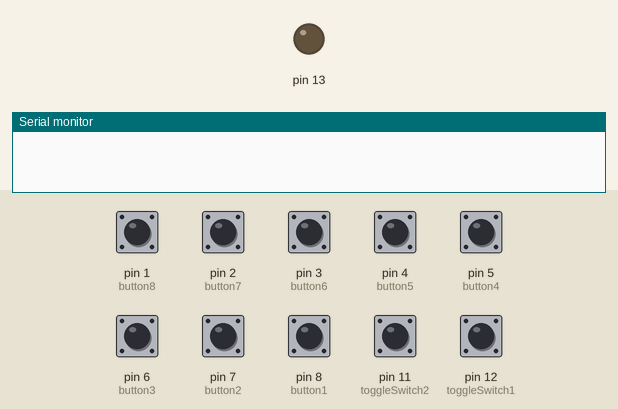
Simulated run of this sketch. Board: Arduino Leonardo, built with avr-gcc and run on an emulated ATmega32U4. On the bench: output pins drawn as LEDs (lit = HIGH), the last lines printed to the serial monitor. The test bench sets the inputs (shaded band); at power-on: pin 1 (button8), pin 2 (button7), pin 3 (button6), pin 4 (button5), pin 5 (button4), pin 6 (button3), pin 7 (button2), pin 8 (button1), pin 11 (toggleSwitch2), pin 12 (toggleSwitch1) HIGH. USB keyboard and mouse output is not drawn.

Above: at 1.2 s.
1.3 s: pin 11 (toggleSwitch2) pulled LOW for 0.15 s
At 2.6 s:
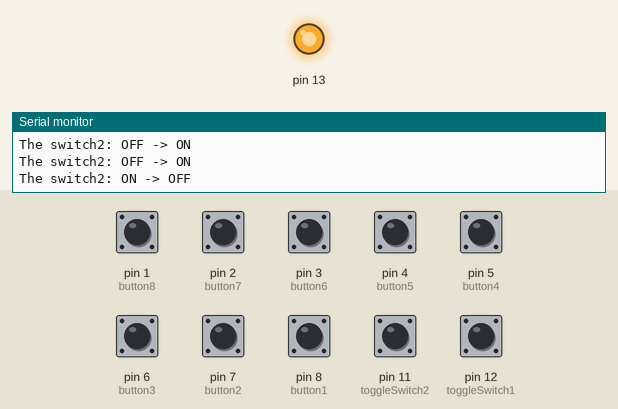
4.3 s: pin 1 (button8) pulled LOW for 0.15 s
Timing chart, 0 to 7.3 s (numbered marks = the images above; inputs shaded):
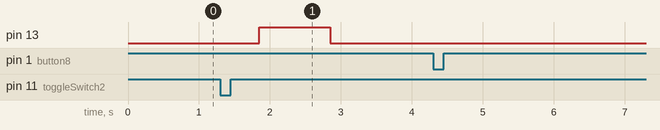

The sketch:

sim_buttonbox.ino
```cpp
#include <ezButton.h>
#include <Joystick.h>

Joystick_ Joystick(JOYSTICK_DEFAULT_REPORT_ID,JOYSTICK_TYPE_GAMEPAD,
  9, 0,                  // Button Count, Hat Switch Count
  false, false, false,   // No X and Y, Z Axis
  false, false, false,   // No Rx, Ry, or Rz
  false, false,          // No rudder or throttle
  false, false, false);  // No accelerator, brake, or steering


// const uint8_t hidReportId = 0x03
const bool testAutoSendMode = true;

/*
* 13 LED
* 12 Zündschloss
* 11 Zündschloss
* 8  Reset
* 7  Button
* 6  Button
* 5  Button
* 4  Button
* 3  Button
* 2  Button
* 1  Start Knopf
*/
// create ezButton objects
ezButton toggleSwitch1(12);
ezButton toggleSwitch2(11);
ezButton button1(8);
ezButton button2(7);
ezButton button3(6);
ezButton button4(5);
ezButton button5(4);
ezButton button6(3);
ezButton button7(2);
ezButton button8(1);

const int DEBOUNCE_DELAY = 50;

void setup() {
  Serial.begin(9600);

  toggleSwitch1.setDebounceTime(DEBOUNCE_DELAY);
  toggleSwitch2.setDebounceTime(DEBOUNCE_DELAY);

  button1.setDebounceTime(DEBOUNCE_DELAY);
  button2.setDebounceTime(DEBOUNCE_DELAY);
  button3.setDebounceTime(DEBOUNCE_DELAY);
  button4.setDebounceTime(DEBOUNCE_DELAY);
  button5.setDebounceTime(DEBOUNCE_DELAY);
  button6.setDebounceTime(DEBOUNCE_DELAY);
  button7.setDebounceTime(DEBOUNCE_DELAY);
  button8.setDebounceTime(DEBOUNCE_DELAY);

  pinMode(13, OUTPUT);

  Joystick.begin(); //Joystick.pressButton(byte button)
}

void loop() {
  //  MUST call the loop() function first

  toggleSwitch1.loop();
  toggleSwitch2.loop();

  button1.loop();
  button2.loop();
  button3.loop();
  button4.loop();
  button5.loop();
  button6.loop();
  button7.loop();
  button8.loop();


  if(button1.isPressed())
    {
    Serial.println("The button 1 is pressed");
    Joystick.pressButton(0);
    }

  if(button1.isReleased())
    {
    Serial.println("The button 1 is released");
    Joystick.releaseButton(0);
    }

  if(button2.isPressed())
    {
    Serial.println("The button 2 is pressed");
    Joystick.pressButton(1);
    }

  if(button2.isReleased())
    {
    Serial.println("The button 2 is released");
    Joystick.releaseButton(1);
    }
  if(button3.isPressed())
    {
    Serial.println("The button 3 is pressed");
    Joystick.pressButton(2);
    }

  if(button3.isReleased())
    {
    Serial.println("The button 3 is released");
    Joystick.releaseButton(2);
    }

  if(button4.isPressed())
    {
    Serial.println("The button 4 is pressed");
    Joystick.pressButton(3);
    }

  if(button4.isReleased())
    {
    Serial.println("The button 4 is released");
    Joystick.releaseButton(3);
    }

  if(button5.isPressed())
    {
    Serial.println("The button 5 is pressed");
    Joystick.pressButton(4);
    }

  if(button5.isReleased())
    {
    Serial.println("The button 5 is released");
    Joystick.releaseButton(4);
    }

  if(button6.isPressed())
    {
    Serial.println("The button 6 is pressed");
    Joystick.pressButton(5);
    }


  if(button6.isReleased())
    {
    Serial.println("The button 6 is released");
    Joystick.releaseButton(5);
    }

  if(button7.isPressed())
    {
    Serial.println("The button 7 is pressed");
    Joystick.pressButton(6);
    }

  if(button7.isReleased())
    {
    Serial.println("The button 7 is released");
    Joystick.releaseButton(6);
    }

  if(button8.isPressed())
    {
    Serial.println("The button 8 is pressed");
    Joystick.releaseButton(7);
    }

  if(button8.isReleased())
    {
    Serial.println("The button 8 is released");
    Joystick.pressButton(7);
    }


  //if (toggleSwitch1.isPressed())
    //Serial.println("The switch1: OFF -> ON");

 // if (toggleSwitch1.isReleased())
    //Serial.println("The switch1: ON -> OFF");

  //int state1 = toggleSwitch1.getState();
  //if (state1 == HIGH)
    //Serial.println("The switch1: OFF");
  //else
    //Serial.println("The switch1: ON");

  if (toggleSwitch2.isPressed())
    {
    Serial.println("The switch2: OFF -> ON");
    Joystick.pressButton(8);
    delay(500);
    Joystick.releaseButton(8);
    }

  if (toggleSwitch2.isReleased())
    {
      Serial.println("The switch2: ON -> OFF");
      Joystick.pressButton(8);
      delay(500);
      Joystick.releaseButton(8);
    }

  int state2 = toggleSwitch2.getState();

  if (state2 == HIGH)
    {
    digitalWrite(13, LOW);
    //Serial.println("The switch2: OFF");
    }
  else
    {
    //Serial.println("The switch2: ON");
    digitalWrite(13, HIGH);
    }
}
```

Measured:
- after the input at 1.3 s, pin 13: LOW → HIGH after 0.55 s, → LOW 1.0 s later
